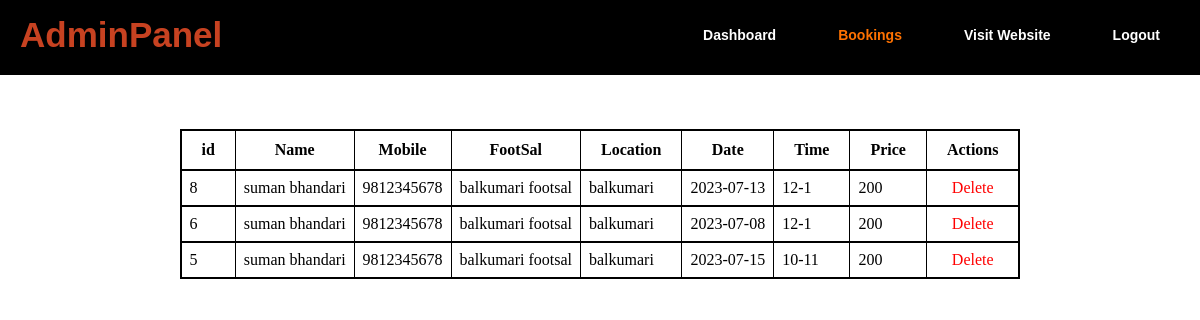
The app's page /admin/bookings.php (signed in) with its own data.
### tables this page shows
CREATE TABLE `bookings` (
  `id` int(255) NOT NULL,
  `userId` int(255) NOT NULL,
  `companyId` int(255) NOT NULL,
  `date` text NOT NULL,
  `time` text NOT NULL,
  `status` text NOT NULL
);

CREATE TABLE `users` (
  `id` int(255) NOT NULL,
  `name` text NOT NULL,
  `email` text NOT NULL,
  `mobile` text NOT NULL,
  `password` text NOT NULL
);

CREATE TABLE `companies` (
  `id` int(11) NOT NULL,
  `name` text NOT NULL,
  `location` text NOT NULL,
  `image` text NOT NULL,
  `price` int(255) NOT NULL,
  `email` text NOT NULL,
  `password` text NOT NULL
);

### admin/bookings.php (the view, shortened to what this page needs)
<?php
include("../includes/adminLoginrequired.php");
?>
<!DOCTYPE html>
<html lang="en">
<head>
</head>
<?php include("../includes/adminnavbar.php"); ?>
<br><br><br>
<center>
    <table>
        <tr>
            <th>
                id
            </th>
            <th>
                Name
            </th>
            <th>
                Mobile
            </th>
            <th>
                FootSal
            </th>
            <th>
                Location
            </th>
            <th>
                Date
            </th>
            <th>
                Time
            </th>
            <th>
                Price
            </th>
            <th>
                Actions
            </th>
        </tr>
        <?php
    $getBookings = $con->query("SELECT * FROM footsal.bookings ORDER BY id DESC ");
    while ($order = mysqli_fetch_object($getBookings)) {
        $userid = $order->userId;
        $orderId = $order->id;
        $companyId = $order->companyId;
        $date = $order->date;
        $time = $order->time;
        $getUser = $con->query("SELECT * FROM footsal.users WHERE id='$userid' ");
        while ($user = mysqli_fetch_object($getUser)) {
            $userName = $user->name;
            $userMobile = $user->mobile;
        }
        $getCompany = $con->query("SELECT * FROM footsal.companies WHERE id='$companyId' ");
        while ($company = mysqli_fetch_object($getCompany)) {
            $companyName = $company->name;
            $companyLocation = $company->location;
            $price = $company->price;
        }
        echo "<tr>
        <td>$orderId</td>
        <td>$userName</td>
        <td>$userMobile</td>
        <td>$companyName</td>
        <td>$companyLocation</td>
        <td>$date</td>
        <td>$time</td>
        <td>$price</td>
        <td style='padding:0px;'><a class='delete' href='delete-booking.php?id=$orderId'><center>Delete</center></a></td>
        </tr>";
    }
    ?>
    </table>
</center>

### includes/adminnavbar.php
<link rel="stylesheet" href="../styles/nav.css" />
<div class="navbar">
    <div class="icon">
        <h2 class="logo">AdminPanel</h2>
    </div>
    <div class="menu">
        <ul>
            <li><a class="dashboard" href="dashboard">Dashboard</a></li>
            <li><a class="bookings" href="bookings">Bookings</a></li>
            <li><a href="../">Visit Website</a></li>
            <li><a href="logout">Logout</a></li>
        </ul>
    </div>
</div>

### styles/nav.css (style rules this page uses)
* { margin: 0; padding: 0; }
.navbar { background: black!important; size:100vw!important; height: 75px; padding-right: 30px; }
.icon { width: 200px; float: left; height: 70px; }
.logo { color: #c74221; font-size: 35px; font-family: Arial; padding-left: 20px; float: left; padding-top: 10px; margin-top: 5px }
.menu { padding-right: 10px; float: right; height: 70px; }
ul { float: left; display: flex; justify-content: center; align-items: center; }
ul li { list-style: none; margin-left: 62px; margin-top: 27px; font-size: 14px; }
ul li a { text-decoration: none; color: #fff; font-family: Arial; font-weight: bold; transition: 0.4s ease-in-out; }

### admin/bookings.php (style rules this page uses)
* { padding: 0; margin: 0; }
.bookings { color: #ff7200; }
table, th, td { border: 1px solid black; border-collapse: collapse; }
td { padding: 8px; }
th { padding: 10px 20px; }
tr { border: 2px solid black; }
.delete { display:block; width: 100%; height: 100%; padding: 8px 0px; text-decoration: none; color:red; align-content: center; }

### records on screen
bookings: id "8", userId.name "suman bhandari", userId.mobile "9812345678", companyId.name "balkumari footsal", companyId.location "balkumari", date "2023-07-13", time "12-1", companyId.price "200"
bookings: id "6", userId.name "suman bhandari", userId.mobile "9812345678", date "2023-07-08", time "12-1"
companies: name "balkumari footsal", location "balkumari", price "200"
bookings: id "5", userId.name "suman bhandari", userId.mobile "9812345678", date "2023-07-15", time "10-11"
